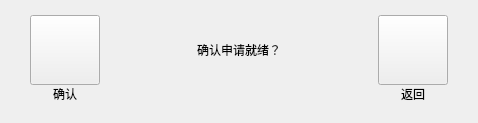
       <widget class="QWidget" name="controlReadyCheckPage">
        <layout class="QHBoxLayout" name="horizontalLayout_11">
         <property name="spacing">
          <number>44</number>
         </property>
         <property name="leftMargin">
          <number>30</number>
         </property>
         <property name="topMargin">
          <number>15</number>
         </property>
         <property name="rightMargin">
          <number>30</number>
         </property>
         <property name="bottomMargin">
          <number>20</number>
         </property>
         <item>
          <layout class="QVBoxLayout" name="verticalLayout_33">
           <property name="spacing">
            <number>0</number>
           </property>
           <item>
            <widget class="QPushButton" name="readyOkBtn">
             <property name="minimumSize">
              <size>
               <width>70</width>
               <height>70</height>
              </size>
             </property>
             <property name="maximumSize">
              <size>
               <width>70</width>
               <height>70</height>
              </size>
             </property>
             <property name="text">
              <string/>
             </property>
             <property name="autoRepeatDelay">
              <number>500</number>
             </property>
             <property name="autoRepeatInterval">
              <number>200</number>
             </property>
            </widget>
           </item>
           <item>
            <widget class="QLabel" name="readyOkBtnLabel">
             <property name="maximumSize">
              <size>
               <width>70</width>
               <height>16777215</height>
              </size>
             </property>
             <property name="text">
              <string>确认</string>
             </property>
             <property name="alignment">
              <set>Qt::AlignCenter</set>
             </property>
            </widget>
           </item>
          </layout>
         </item>
         <item>
          <layout class="QVBoxLayout" name="verticalLayout_32">
           <item>
            <widget class="QLabel" name="readyAlarmLabel">
             <property name="minimumSize">
              <size>
               <width>190</width>
               <height>70</height>
              </size>
             </property>
             <property name="maximumSize">
              <size>
               <width>200</width>
               <height>70</height>
              </size>
             </property>
             <property name="text">
              <string>确认申请就绪？</string>
             </property>
             <property name="alignment">
              <set>Qt::AlignCenter</set>
             </property>
            </widget>
           </item>
           <item>
            <spacer name="verticalSpacer_3">
             <property name="orientation">
              <enum>Qt::Vertical</enum>
             </property>
             <property name="sizeHint" stdset="0">
              <size>
               <width>20</width>
               <height>18</height>
              </size>
             </property>
            </spacer>
           </item>
          </layout>
         </item>
         <item>
          <layout class="QVBoxLayout" name="verticalLayout_34">
           <property name="spacing">
            <number>0</number>
           </property>
           <item>
            <widget class="QPushButton" name="readyBackBtn">
             <property name="minimumSize">
              <size>
               <width>70</width>
               <height>70</height>
              </size>
             </property>
             <property name="maximumSize">
              <size>
               <width>70</width>
               <height>70</height>
              </size>
             </property>
             <property name="text">
              <string/>
             </property>
             <property name="autoRepeatDelay">
              <number>500</number>
             </property>
             <property name="autoRepeatInterval">
              <number>200</number>
             </property>
            </widget>
           </item>
           <item>
            <widget class="QLabel" name="readyBackBtnLabel">
             <property name="maximumSize">
              <size>
               <width>70</width>
               <height>16777215</height>
              </size>
             </property>
             <property name="text">
              <string>返回</string>
             </property>
             <property name="alignment">
              <set>Qt::AlignCenter</set>
             </property>
            </widget>
           </item>
          </layout>
         </item>
        </layout>
       </widget>
